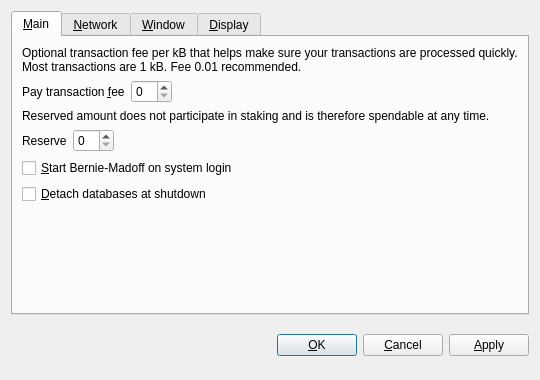
<?xml version="1.0" encoding="UTF-8"?>
<ui version="4.0">
 <class>OptionsDialog</class>
 <widget class="QDialog" name="OptionsDialog">
  <property name="geometry">
   <rect>
    <x>0</x>
    <y>0</y>
    <width>540</width>
    <height>380</height>
   </rect>
  </property>
  <property name="windowTitle">
   <string>Options</string>
  </property>
  <property name="modal">
   <bool>true</bool>
  </property>
  <layout class="QVBoxLayout" name="verticalLayout">
   <item>
    <widget class="QTabWidget" name="tabWidget">
     <property name="tabPosition">
      <enum>QTabWidget::North</enum>
     </property>
     <property name="currentIndex">
      <number>0</number>
     </property>
     <widget class="QWidget" name="tabMain">
      <attribute name="title">
       <string>&amp;Main</string>
      </attribute>
      <layout class="QVBoxLayout" name="verticalLayout_Main">
       <item>
        <widget class="QLabel" name="transactionFeeInfoLabel">
         <property name="text">
          <string>Optional transaction fee per kB that helps make sure your transactions are processed quickly. Most transactions are 1 kB. Fee 0.01 recommended.</string>
         </property>
         <property name="textFormat">
          <enum>Qt::PlainText</enum>
         </property>
         <property name="wordWrap">
          <bool>true</bool>
         </property>
        </widget>
       </item>
       <item>
        <layout class="QHBoxLayout" name="horizontalLayoutFee">
         <item>
          <widget class="QLabel" name="transactionFeeLabel">
           <property name="text">
            <string>Pay transaction &amp;fee</string>
           </property>
           <property name="textFormat">
            <enum>Qt::PlainText</enum>
           </property>
           <property name="buddy">
            <cstring>transactionFee</cstring>
           </property>
          </widget>
         </item>
         <item>
          <widget class="BitcoinAmountField" name="transactionFee"/>
         </item>
         <item>
          <spacer name="horizontalSpacerFee">
           <property name="orientation">
            <enum>Qt::Horizontal</enum>
           </property>
           <property name="sizeHint" stdset="0">
            <size>
             <width>40</width>
             <height>20</height>
            </size>
           </property>
          </spacer>
         </item>
        </layout>
       </item>
       <item>
        <widget class="QLabel" name="reserveBalanceInfoLabel">
         <property name="text">
          <string>Reserved amount does not participate in staking and is therefore spendable at any time.</string>
         </property>
         <property name="textFormat">
          <enum>Qt::PlainText</enum>
         </property>
         <property name="wordWrap">
          <bool>true</bool>
         </property>
        </widget>
       </item>
       <item>
        <layout class="QHBoxLayout" name="horizontalLayoutReserveBalance">
         <item>
          <widget class="QLabel" name="reserveBalanceLabel">
           <property name="text">
            <string>Reserve</string>
           </property>
           <property name="textFormat">
            <enum>Qt::PlainText</enum>
           </property>
           <property name="buddy">
            <cstring>reserveBalance</cstring>
           </property>
          </widget>
         </item>
         <item>
          <widget class="BitcoinAmountField" name="reserveBalance"/>
         </item>
         <item>
          <spacer name="horizontalSpacerReserveBalance">
           <property name="orientation">
            <enum>Qt::Horizontal</enum>
           </property>
           <property name="sizeHint" stdset="0">
            <size>
             <width>40</width>
             <height>20</height>
            </size>
           </property>
          </spacer>
         </item>
        </layout>
       </item>
       <item>
        <widget class="QCheckBox" name="bitcoinAtStartup">
         <property name="toolTip">
          <string>Automatically start Bernie-Madoff after logging in to the system.</string>
         </property>
         <property name="text">
          <string>&amp;Start Bernie-Madoff on system login</string>
         </property>
        </widget>
       </item>
       <item>
        <widget class="QCheckBox" name="detachDatabases">
         <property name="toolTip">
          <string>Detach block and address databases at shutdown. This means they can be moved to another data directory, but it slows down shutdown. The wallet is always detached.</string>
         </property>
         <property name="text">
          <string>&amp;Detach databases at shutdown</string>
         </property>
        </widget>
       </item>
       <item>
        <spacer name="verticalSpacer_Main">
         <property name="orientation">
          <enum>Qt::Vertical</enum>
         </property>
         <property name="sizeHint" stdset="0">
          <size>
           <width>20</width>
           <height>40</height>
          </size>
         </property>
        </spacer>
       </item>
      </layout>
     </widget>
     <widget class="QWidget" name="tabNetwork">
      <attribute name="title">
       <string>&amp;Network</string>
      </attribute>
      <layout class="QVBoxLayout" name="verticalLayout_Network">
       <item>
        <widget class="QCheckBox" name="mapPortUpnp">
         <property name="toolTip">
          <string>Automatically open the Bernie-Madoff client port on the router. This only works when your router supports UPnP and it is enabled.</string>
         </property>
         <property name="text">
          <string>Map port using &amp;UPnP</string>
         </property>
        </widget>
       </item>
       <item>
        <widget class="QCheckBox" name="connectSocks">
         <property name="toolTip">
          <string>Connect to the Bernie-Madoff network through a SOCKS proxy (e.g. when connecting through Tor).</string>
         </property>
         <property name="text">
          <string>&amp;Connect through SOCKS proxy:</string>
         </property>
        </widget>
       </item>
       <item>
        <layout class="QHBoxLayout" name="horizontalLayout_Network">
         <item>
          <widget class="QLabel" name="proxyIpLabel">
           <property name="text">
            <string>Proxy &amp;IP:</string>
           </property>
           <property name="textFormat">
            <enum>Qt::PlainText</enum>
           </property>
           <property name="buddy">
            <cstring>proxyIp</cstring>
           </property>
          </widget>
         </item>
         <item>
          <widget class="QValidatedLineEdit" name="proxyIp">
           <property name="maximumSize">
            <size>
             <width>140</width>
             <height>16777215</height>
            </size>
           </property>
           <property name="toolTip">
            <string>IP address of the proxy (e.g. 127.0.0.1)</string>
           </property>
          </widget>
         </item>
         <item>
          <widget class="QLabel" name="proxyPortLabel">
           <property name="text">
            <string>&amp;Port:</string>
           </property>
           <property name="textFormat">
            <enum>Qt::PlainText</enum>
           </property>
           <property name="buddy">
            <cstring>proxyPort</cstring>
           </property>
          </widget>
         </item>
         <item>
          <widget class="QLineEdit" name="proxyPort">
           <property name="maximumSize">
            <size>
             <width>55</width>
             <height>16777215</height>
            </size>
           </property>
           <property name="toolTip">
            <string>Port of the proxy (e.g. 9050)</string>
           </property>
          </widget>
         </item>
         <item>
          <widget class="QLabel" name="socksVersionLabel">
           <property name="text">
            <string>SOCKS &amp;Version:</string>
           </property>
           <property name="textFormat">
            <enum>Qt::PlainText</enum>
           </property>
           <property name="buddy">
            <cstring>socksVersion</cstring>
           </property>
          </widget>
         </item>
         <item>
          <widget class="QValueComboBox" name="socksVersion">
           <property name="toolTip">
            <string>SOCKS version of the proxy (e.g. 5)</string>
           </property>
          </widget>
         </item>
         <item>
          <spacer name="horizontalSpacer_Network">
           <property name="orientation">
            <enum>Qt::Horizontal</enum>
           </property>
           <property name="sizeHint" stdset="0">
            <size>
             <width>40</width>
             <height>20</height>
            </size>
           </property>
          </spacer>
         </item>
        </layout>
       </item>
       <item>
        <spacer name="verticalSpacer_Network">
         <property name="orientation">
          <enum>Qt::Vertical</enum>
         </property>
         <property name="sizeHint" stdset="0">
          <size>
           <width>20</width>
           <height>40</height>
          </size>
         </property>
        </spacer>
       </item>
      </layout>
     </widget>
     <widget class="QWidget" name="tabWindow">
      <attribute name="title">
       <string>&amp;Window</string>
      </attribute>
      <layout class="QVBoxLayout" name="verticalLayout_Window">
       <item>
        <widget class="QCheckBox" name="minimizeToTray">
         <property name="toolTip">
          <string>Show only a tray icon after minimizing the window.</string>
         </property>
         <property name="text">
          <string>&amp;Minimize to the tray instead of the taskbar</string>
         </property>
        </widget>
       </item>
       <item>
        <widget class="QCheckBox" name="minimizeOnClose">
         <property name="toolTip">
          <string>Minimize instead of exit the application when the window is closed. When this option is enabled, the application will be closed only after selecting Quit in the menu.</string>
         </property>
         <property name="text">
          <string>M&amp;inimize on close</string>
         </property>
        </widget>
       </item>
       <item>
        <spacer name="verticalSpacer_Window">
         <property name="orientation">
          <enum>Qt::Vertical</enum>
         </property>
         <property name="sizeHint" stdset="0">
          <size>
           <width>20</width>
           <height>40</height>
          </size>
         </property>
        </spacer>
       </item>
      </layout>
     </widget>
     <widget class="QWidget" name="tabDisplay">
      <attribute name="title">
       <string>&amp;Display</string>
      </attribute>
      <layout class="QVBoxLayout" name="verticalLayout_Display">
       <item>
        <layout class="QHBoxLayout" name="horizontalLayout_1_Display">
         <item>
          <widget class="QLabel" name="langLabel">
           <property name="text">
            <string>User Interface &amp;language:</string>
           </property>
           <property name="textFormat">
            <enum>Qt::PlainText</enum>
           </property>
           <property name="buddy">
            <cstring>lang</cstring>
           </property>
          </widget>
         </item>
         <item>
          <widget class="QValueComboBox" name="lang">
           <property name="toolTip">
            <string>The user interface language can be set here. This setting will take effect after restarting Bernie-Madoff.</string>
           </property>
          </widget>
         </item>
        </layout>
       </item>
       <item>
        <layout class="QHBoxLayout" name="horizontalLayout_2_Display">
         <item>
          <widget class="QLabel" name="unitLabel">
           <property name="text">
            <string>&amp;Unit to show amounts in:</string>
           </property>
           <property name="textFormat">
            <enum>Qt::PlainText</enum>
           </property>
           <property name="buddy">
            <cstring>unit</cstring>
           </property>
          </widget>
         </item>
         <item>
          <widget class="QValueComboBox" name="unit">
           <property name="toolTip">
            <string>Choose the default subdivision unit to show in the interface and when sending coins.</string>
           </property>
          </widget>
         </item>
        </layout>
       </item>
       <item>
        <widget class="QCheckBox" name="displayAddresses">
         <property name="toolTip">
          <string>Whether to show Bernie-Madoff addresses in the transaction list or not.</string>
         </property>
         <property name="text">
          <string>&amp;Display addresses in transaction list</string>
         </property>
        </widget>
       </item>
       <item>
        <widget class="QCheckBox" name="coinControlFeatures">
         <property name="toolTip">
          <string>Whether to show coin control features or not.</string>
         </property>
         <property name="text">
          <string>Display coin &amp;control features (experts only!)</string>
         </property>
        </widget>
       </item>
       <item>
        <spacer name="verticalSpacer_Display">
         <property name="orientation">
          <enum>Qt::Vertical</enum>
         </property>
         <property name="sizeHint" stdset="0">
          <size>
           <width>20</width>
           <height>40</height>
          </size>
         </property>
        </spacer>
       </item>
      </layout>
     </widget>
    </widget>
   </item>
   <item>
    <layout class="QHBoxLayout" name="horizontalLayout_Buttons">
     <item>
      <spacer name="horizontalSpacer_1">
       <property name="orientation">
        <enum>Qt::Horizontal</enum>
       </property>
       <property name="sizeHint" stdset="0">
        <size>
         <width>40</width>
         <height>48</height>
        </size>
       </property>
      </spacer>
     </item>
     <item>
      <widget class="QLabel" name="statusLabel">
       <property name="font">
        <font>
         <weight>75</weight>
         <bold>true</bold>
        </font>
       </property>
       <property name="text">
        <string/>
       </property>
       <property name="textFormat">
        <enum>Qt::PlainText</enum>
       </property>
       <property name="wordWrap">
        <bool>true</bool>
       </property>
      </widget>
     </item>
     <item>
      <spacer name="horizontalSpacer_2">
       <property name="orientation">
        <enum>Qt::Horizontal</enum>
       </property>
       <property name="sizeHint" stdset="0">
        <size>
         <width>40</width>
         <height>48</height>
        </size>
       </property>
      </spacer>
     </item>
     <item>
      <widget class="QPushButton" name="okButton">
       <property name="text">
        <string>&amp;OK</string>
       </property>
      </widget>
     </item>
     <item>
      <widget class="QPushButton" name="cancelButton">
       <property name="text">
        <string>&amp;Cancel</string>
       </property>
       <property name="autoDefault">
        <bool>false</bool>
       </property>
      </widget>
     </item>
     <item>
      <widget class="QPushButton" name="applyButton">
       <property name="text">
        <string>&amp;Apply</string>
       </property>
       <property name="autoDefault">
        <bool>false</bool>
       </property>
      </widget>
     </item>
    </layout>
   </item>
  </layout>
 </widget>
 <customwidgets>
  <customwidget>
   <class>BitcoinAmountField</class>
   <extends>QSpinBox</extends>
   <header>bitcoinamountfield.h</header>
  </customwidget>
  <customwidget>
   <class>QValueComboBox</class>
   <extends>QComboBox</extends>
   <header>qvaluecombobox.h</header>
  </customwidget>
  <customwidget>
   <class>QValidatedLineEdit</class>
   <extends>QLineEdit</extends>
   <header>qvalidatedlineedit.h</header>
  </customwidget>
 </customwidgets>
 <resources/>
 <connections/>
</ui>
